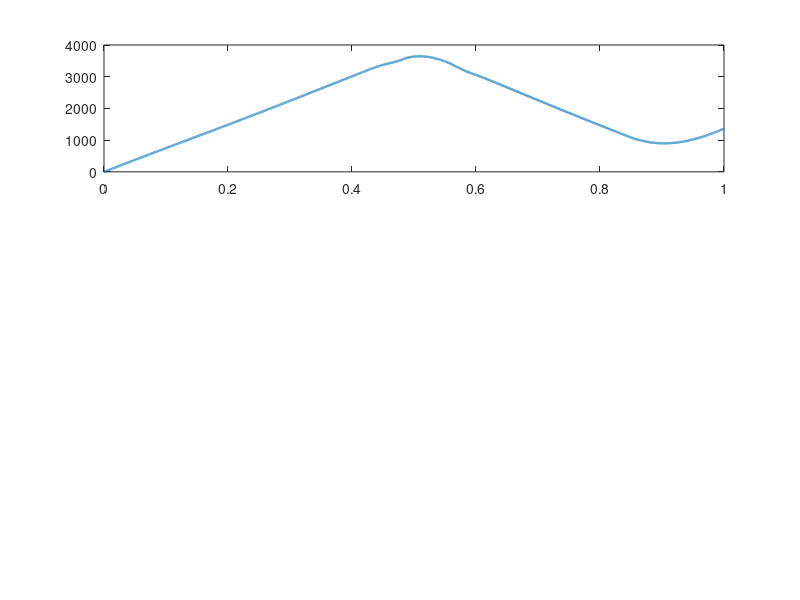

Write the MATLAB code that produced this figure. (Note: this script raises an error after producing the figure.)
%% ===============================================================
% Field-Oriented Control (FOC) for PMSM - Realistic MATLAB Script
% Author: Yacine Ouhrouche
% ===============================================================
clear; close all; clc;

%% -------------------- Motor & Drive Parameters -------------------------
params.Rs        = 0.03;        % Stator resistance [Ohm]
params.Ld        = 0.0006;      % d-axis inductance [H]
params.Lq        = 0.0007;      % q-axis inductance [H]
params.lambda_m  = 0.015;       % Permanent magnet flux linkage [Wb]
params.p         = 4;           % Number of pole pairs
params.J         = 0.02;        % Rotor inertia [kg·m²]
params.B         = 0.001;       % Viscous friction coefficient [N·m·s]
params.Vdc       = 300;         % DC-link voltage [V]

%% -------------------- Simulation Settings ------------------------------
fsim = 20e3;                    % Simulation frequency [Hz]
dt   = 1/fsim;
Tsim = 1.0;                     % Total simulation time [s]
time = 0:dt:Tsim;
N    = numel(time);

%% -------------------- Controller Parameters ----------------------------
% --- Current loops (inner) ---
ctrl.Kp_id = 10;   ctrl.Ki_id = 500;
ctrl.Kp_iq = 10;   ctrl.Ki_iq = 500;

% --- Speed loop (outer) ---
ctrl.Kp_spd = 0.8; ctrl.Ki_spd = 25;

% --- Saturations & Limits ---
ctrl.Vdq_max  = 0.577 * params.Vdc;  % dq voltage limit (SVPWM)
ctrl.Iq_max   = 180;
ctrl.Id_max   = 50;
ctrl.int_max  = 50;                  % Anti-windup limit

%% -------------------- Reference Commands -------------------------------
speed_ref_rpm = 2000;               
speed_ref     = speed_ref_rpm * 2*pi/60;  % rad/s
id_ref        = 0;                        % Surface PMSM (no field weakening)

%% -------------------- Preallocate State Variables ----------------------
id = zeros(1,N); iq = zeros(1,N);
vd = zeros(1,N); vq = zeros(1,N);
omega_m = zeros(1,N); theta_r = zeros(1,N);
torque = zeros(1,N); iq_ref = zeros(1,N);
ia = zeros(1,N); ib = zeros(1,N); ic = zeros(1,N);
idc = zeros(1,N);

% Integrators
int_id = 0; int_iq = 0; int_spd = 0;

%% -------------------- Helper Functions ---------------------------------
park      = @(alpha,beta,theta) [cos(theta) sin(theta); -sin(theta) cos(theta)] * [alpha; beta];
invPark   = @(vd,vq,theta)      [cos(theta) -sin(theta); sin(theta) cos(theta)] * [vd; vq];
invClarke = @(v_alpha,v_beta)   [v_alpha; -0.5*v_alpha+(sqrt(3)/2)*v_beta; -0.5*v_alpha-(sqrt(3)/2)*v_beta];

%% -------------------- Simulation Loop ----------------------------------
for k = 1:N-1
    
    % --- Electrical angle & speed ---
    omega_e = params.p * omega_m(k);
    theta_r(k+1) = theta_r(k) + omega_m(k)*dt;
    
    % --- Speed control (outer loop) ---
    spd_err = speed_ref - omega_m(k);
    int_spd = max(min(int_spd + spd_err*dt, ctrl.int_max), -ctrl.int_max);
    iq_ref(k) = ctrl.Kp_spd*spd_err + ctrl.Ki_spd*int_spd;
    iq_ref(k) = max(min(iq_ref(k), ctrl.Iq_max), -ctrl.Iq_max);

    % --- Current control (inner loops) ---
    err_id = id_ref - id(k);
    err_iq = iq_ref(k) - iq(k);

    int_id = max(min(int_id + err_id*dt, ctrl.int_max), -ctrl.int_max);
    int_iq = max(min(int_iq + err_iq*dt, ctrl.int_max), -ctrl.int_max);

    % Feedforward decoupling
    vd_ref = ctrl.Kp_id*err_id + ctrl.Ki_id*int_id - omega_e * params.Lq * iq(k);
    vq_ref = ctrl.Kp_iq*err_iq + ctrl.Ki_iq*int_iq + omega_e * (params.Ld*id(k) + params.lambda_m);
    
    % Voltage saturation
    Vmag = sqrt(vd_ref^2 + vq_ref^2);
    if Vmag > ctrl.Vdq_max
        scale = ctrl.Vdq_max / Vmag;
        vd_ref = vd_ref * scale;
        vq_ref = vq_ref * scale;
    end
    vd(k) = vd_ref; vq(k) = vq_ref;
    
    % --- PMSM dq model ---
    did = (vd(k) - params.Rs*id(k) + omega_e*params.Lq*iq(k)) / params.Ld;
    diq = (vq(k) - params.Rs*iq(k) - omega_e*(params.Ld*id(k) + params.lambda_m)) / params.Lq;

    id(k+1) = id(k) + did*dt;
    iq(k+1) = iq(k) + diq*dt;

    % --- Electromagnetic torque ---
    Te = (3/2) * params.p * (params.lambda_m*iq(k) + (params.Ld - params.Lq)*id(k)*iq(k));
    torque(k) = Te;
    
    % --- Mechanical model ---
    Tload = 0.2*sign(omega_m(k)) + 0.5*sin(4*pi*time(k)); % load ripple
    domega = (Te - Tload - params.B*omega_m(k)) / params.J;
    omega_m(k+1) = omega_m(k) + domega*dt;

    % --- Phase currents reconstruction ---
    i_alpha_beta = [cos(theta_r(k)) -sin(theta_r(k)); sin(theta_r(k)) cos(theta_r(k))]*[id(k); iq(k)];
    ia(k) = i_alpha_beta(1);
    ib(k) = -0.5*i_alpha_beta(1) + (sqrt(3)/2)*i_alpha_beta(2);
    ic(k) = -0.5*i_alpha_beta(1) - (sqrt(3)/2)*i_alpha_beta(2);

    % --- DC link current (power estimation) ---
    Pelec = (3/2)*(vd(k)*id(k) + vq(k)*iq(k));
    idc(k) = Pelec / params.Vdc;
end

%% -------------------- Plot Results -------------------------------------
figure('Name','PMSM FOC Performance','Position',[100 100 1000 700]);

subplot(3,1,1)
plot(time, omega_m*60/(2*pi), 'LineWidth',1.6); hold on;
yline(speed_ref_rpm, 'k--','Speed Ref');
ylabel('Speed [rpm]'); title('Speed Response');
grid on; legend('Measured','Reference');

subplot(3,1,2)
plot(time, iq, 'r', 'LineWidth',1.3); hold on;
plot(time, iq_ref, 'k--','LineWidth',1.2);
ylabel('q-axis Current [A]'); legend('i_q','i_q^*');
grid on; title('Current Tracking');

subplot(3,1,3)
plot(time, torque, 'm', 'LineWidth',1.3);
xlabel('Time [s]'); ylabel('Torque [N·m]');
grid on; title('Electromagnetic Torque');

figure('Name','Currents & DC Link','Position',[120 100 1000 600]);
subplot(2,1,1)
plot(time, id,'b','LineWidth',1.3);
ylabel('d-axis Current [A]'); grid on;
title('i_d Current');

subplot(2,1,2)
plot(time, idc,'LineWidth',1.3);
ylabel('DC Link Current [A]'); xlabel('Time [s]');
grid on; title('Estimated DC Current');

disp('✅ FOC simulation completed successfully.');
